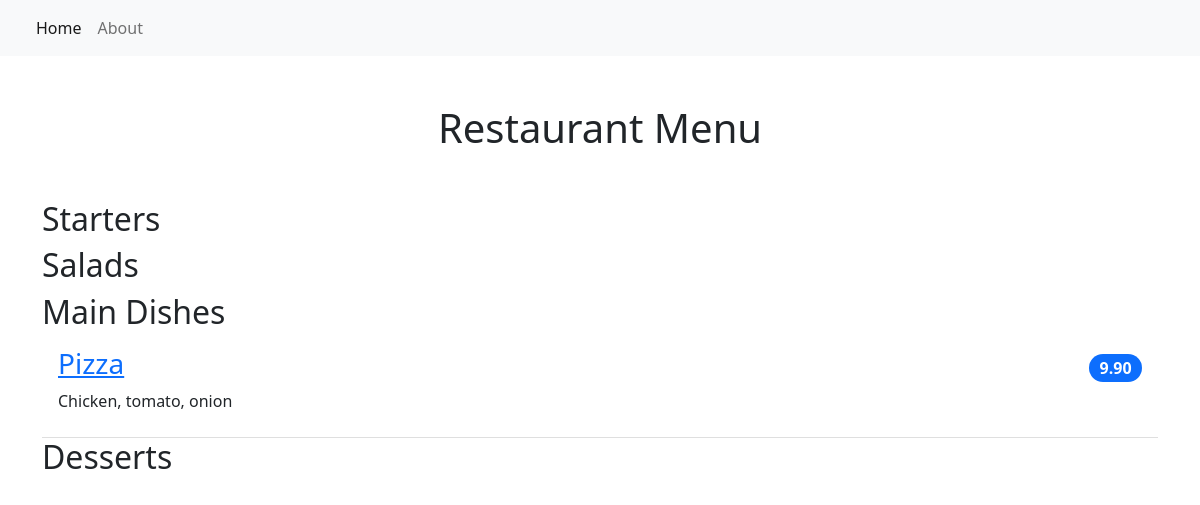
The app's page /, older data.
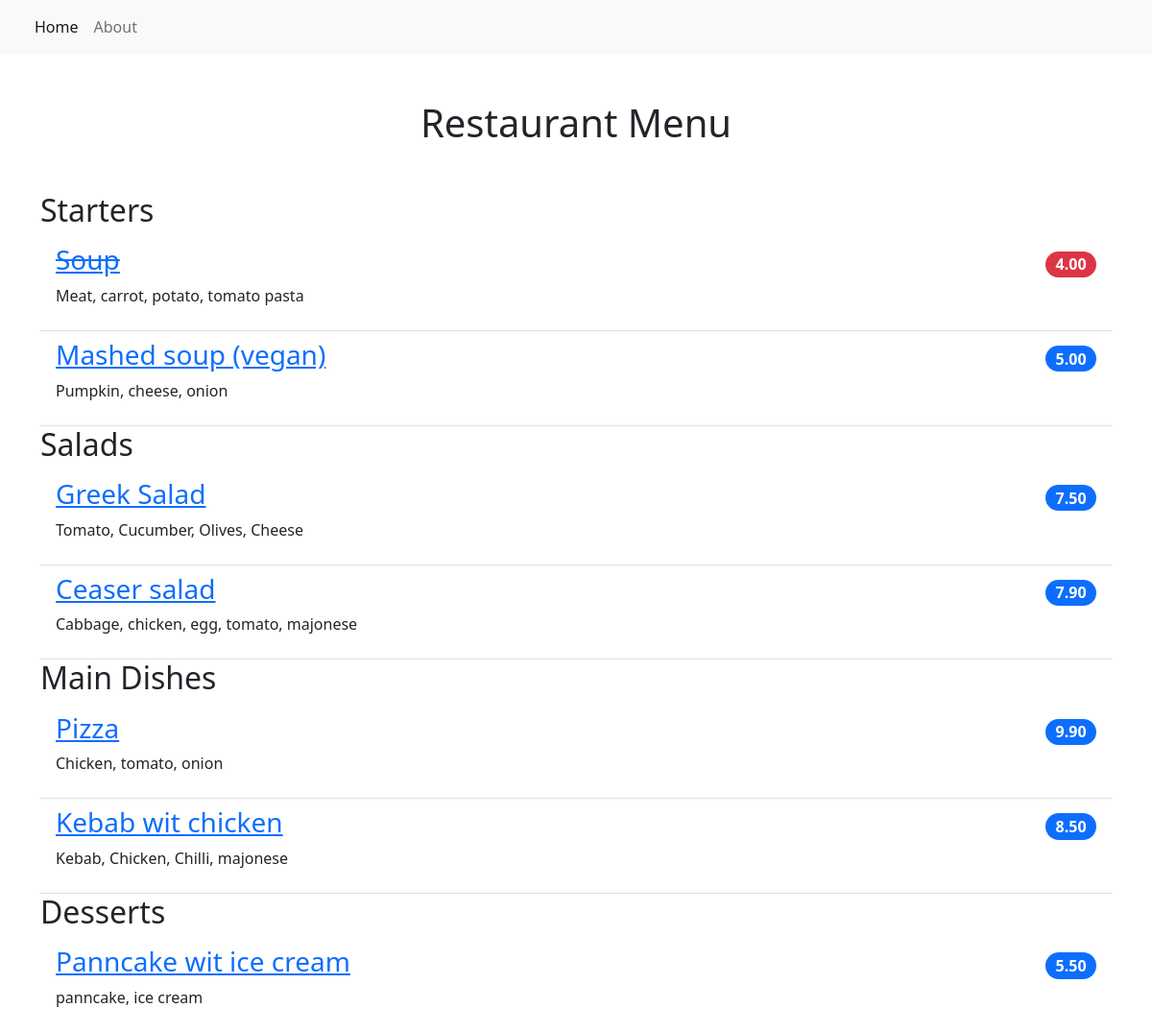
The same page, newer data.
### restaurant_menu/models.py (models this page shows, shortened)
class Item(models.Model):
    meal = models.CharField(max_length=100, unique=True)
    description = models.CharField(max_length=500)
    price = models.DecimalField(max_digits=5, decimal_places=2)
    category = models.CharField(max_length=100, choices=MEAL_TYPE)
    author = models.ForeignKey(User, on_delete=models.PROTECT)
    status = models.IntegerField(choices=STATUS, default=1)
    date_created = models.DateTimeField(auto_now_add=True)
    date_updated = models.DateTimeField(auto_now=True)
    image = models.ImageField(upload_to='uploads/', default='pizza1.jpeg')

### restaurant_menu/views.py (the view)
# urls.py: path('', views.MenuList.as_view(), name='home'),
class MenuList(generic.ListView):
    queryset = Item.objects.order_by("date_created")
    template_name = "index.html"
    def get_context_data(self, **kwargs):
        context = super().get_context_data(**kwargs)
        context["meals"] = MEAL_TYPE
        return context

### restaurant_menu/templates/index.html
{% extends 'base.html' %}
{% block content %}
<div class="container">
    <div class="text-center mb-5 mt-5">
        <h1>Restaurant Menu</h1>
    </div>
         <ul class="list-group list-group-flush">
            {% for meal in meals %}
                <h2>{{ meal.1 }}</h2>
                    {% for row in item_list %}
                        {% if row.category == meal.0 %}
                            {% if row.status == 0%}
                            <li class="list-group-item d-flex justify-content-between align-items-center border-0 pb-0">
                                <a href="{% url 'menu_item' row.pk %}"><h3><del>{{ row.meal }}</del></h3></a>
                                <span class="badge bg-danger rounded-pill" style="font-size: 16px;">{{ row.price }}</span>
                            </li>
                            <li class="list-group-item pt-0">
                                <p>{{ row.description }}</p>
                            </li>
                            {% else%}
                            <li class="list-group-item d-flex justify-content-between align-items-center border-0 pb-0">
                                <a href="{% url 'menu_item' row.pk %}"><h3>{{ row.meal }}</h3></a>
                                <span class="badge bg-primary rounded-pill" style="font-size: 16px;">{{ row.price }}</span>
                            </li>
                            <li class="list-group-item pt-0">
                                <p>{{ row.description }}</p>
                            </li>
                            {% endif %}
                        {% endif %}
                    {% endfor %}
            {% endfor %}
         </ul>
</div>
{% endblock content %}

### restaurant_menu/templates/base.html (shortened to what this page needs)
<!DOCTYPE html>
<html lang="en">
    <head>
        <link href="https://cdn.jsdelivr.net/npm/bootstrap@5.2.0-beta1/dist/css/bootstrap.min.css" rel="stylesheet">
    </head>
    <body>
        <nav class="navbar navbar-expand-lg bg-light">
            <div class="container-fluid">
                <div class="collapse navbar-collapse" id="navbarNav">
                    <ul class="navbar-nav">
                         <li class="nav-item">
                            <a class="nav-link active" aria-current="page" href="{% url 'home' %}">Home</a>
                        </li>
                        <li class="nav-item">
                            <a class="nav-link" aria-current="page" href="{% url 'home' %}">About</a>
                        </li>
                    </ul>
                </div>
            </div>
        </nav>
        {% block content %}
        {% endblock content %}
    </body>
</html>

Row changes from the older to the newer data that the page shows:
added Item: meal "Soup", price "4.00", description "Meat, carrot, potato, tomato pasta", shown under "Starters"
added Item: meal "Mashed soup (vegan)", price "5.00", description "Pumpkin, cheese, onion", shown under "Starters"
added Item: meal "Greek Salad", price "7.50", description "Tomato, Cucumber, Olives, Cheese", shown under "Salads"
added Item: meal "Ceaser salad", price "7.90", description "Cabbage, chicken, egg, tomato, majonese", shown under "Salads"
added Item: meal "Kebab wit chicken", price "8.50", description "Kebab, Chicken, Chilli, majonese", shown under "Main Dishes"
added Item: meal "Panncake wit ice cream", price "5.50", description "panncake, ice cream", shown under "Desserts"
